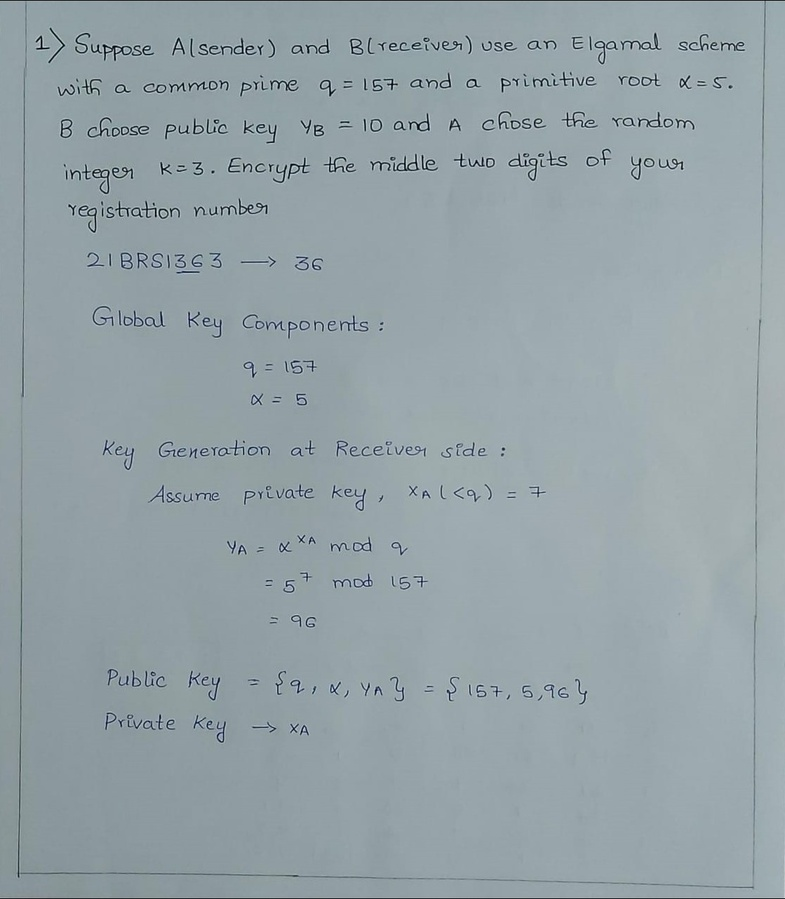
#> input picture Splitting/l11.jpg, 785 x 899 px, shrunk from 1119 x 1282 before the run
$ python split_letters3.py
#> lines starting #> are read from the running program, lines starting #| are printed output that depends on the picture; after the words box and inside, x2 and y2 are one past the last pixel; in counts of white or black regions, pixels touching at a corner belong together
import cv2
import numpy as np
import os
import shutil

# Function to apply rotation to an image
def rotate_image(image, angle):
    (h, w) = image.shape[:2]
    center = (w // 2, h // 2)
    M = cv2.getRotationMatrix2D(center, angle, 1.0)
    rotated = cv2.warpAffine(image, M, (w, h), flags=cv2.INTER_CUBIC, borderMode=cv2.BORDER_REPLICATE)
    return rotated

# Function to preprocess the image
def preprocess_image(image_path):
    # Read the image
#> called with image_path = 'l11.jpg'
    img = cv2.imread(image_path, cv2.IMREAD_GRAYSCALE)
#> img: shape (899, 785); min 0, max 233, mean 158.9

    # Apply binary thresholding
    _, thresh = cv2.threshold(img, 128, 255, cv2.THRESH_BINARY_INV | cv2.THRESH_OTSU)
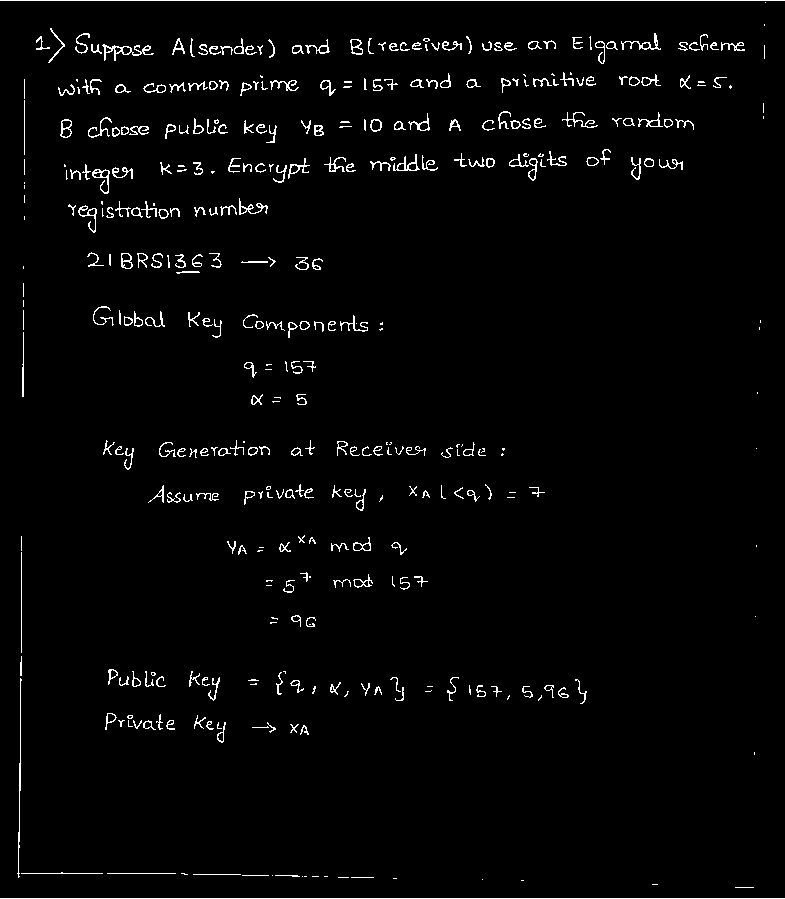
#> thresh: shape (899, 785); 2.4% white in thin lines or dots

    return thresh

# [17 lines of commented-out code are left out]
def split_into_lines(thresh_img):
    # Sum up pixel values vertically to find text lines
    horizontal_sum = np.sum(thresh_img, axis=1)

    # Find boundaries of lines
    lines = []
    line_start = None
    threshold = 128  # Adjust threshold to control sensitivity

    for i, value in enumerate(horizontal_sum):
        if value > threshold and line_start is None:
            line_start = i
        elif value < threshold and line_start is not None:
            lines.append((line_start, i))
            line_start = None
    print(lines)
    return lines

# Function to evaluate the quality of line splitting
def evaluate_line_split(lines):
    # Evaluation can be based on number of lines and their bounding box sizes
    num_lines = len(lines)
    total_line_height = sum([line[1] - line[0] for line in lines])
    print(num_lines, total_line_height, sep=" ", end=" ")

    # Return a score (higher is better), you can customize this metric
    return num_lines * total_line_height

# Function to find the best tilt for line splitting
def find_best_tilt(image, max_angle=5, step=1):
#> called with max_angle = 5, step = 1
    best_score = -1
    best_lines = None
    best_angle = 0

    for angle in range(-max_angle, max_angle + 1, step):
        # Rotate the image
        rotated_img = rotate_image(image, angle)

        # Try splitting into lines
        lines = split_into_lines(rotated_img)

        # Evaluate the splitting
        score = evaluate_line_split(lines)
        print(score, sep=" ")

        # Keep track of the best angle and lines
        if score > best_score:
            best_score = score
            best_lines = lines
            best_angle = angle
#> this loop made 11 passes
#> (num_lines in evaluate_line_split, total_line_height in evaluate_line_split, score, best_score) on passes 1 to 6: (9, 668, 6012, 6012), (11, 669, 7359, 7359), (11, 738, 8118, 8118), (14, 787, 11018, 11018), (15, 770, 11550, 11550), (17, 741, 12597, 12597)
#> (num_lines in evaluate_line_split, total_line_height in evaluate_line_split, score) on passes 7 to 11: (12, 766, 9192), (11, 571, 6281), (8, 505, 4040), (7, 489, 3423), (6, 497, 2982)
#| 9 668 6012
#| 11 669 7359
#| 11 738 8118
#| 14 787 11018
#| 15 770 11550
#| 17 741 12597
#| 12 766 9192
#| 11 571 6281
#> (further printed lines are left out)
#> pass 1, in rotate_image, `rotated = cv2.warpAffine(image, M, (w, h), flags=cv2.INTER_CUBIC, bord..`:
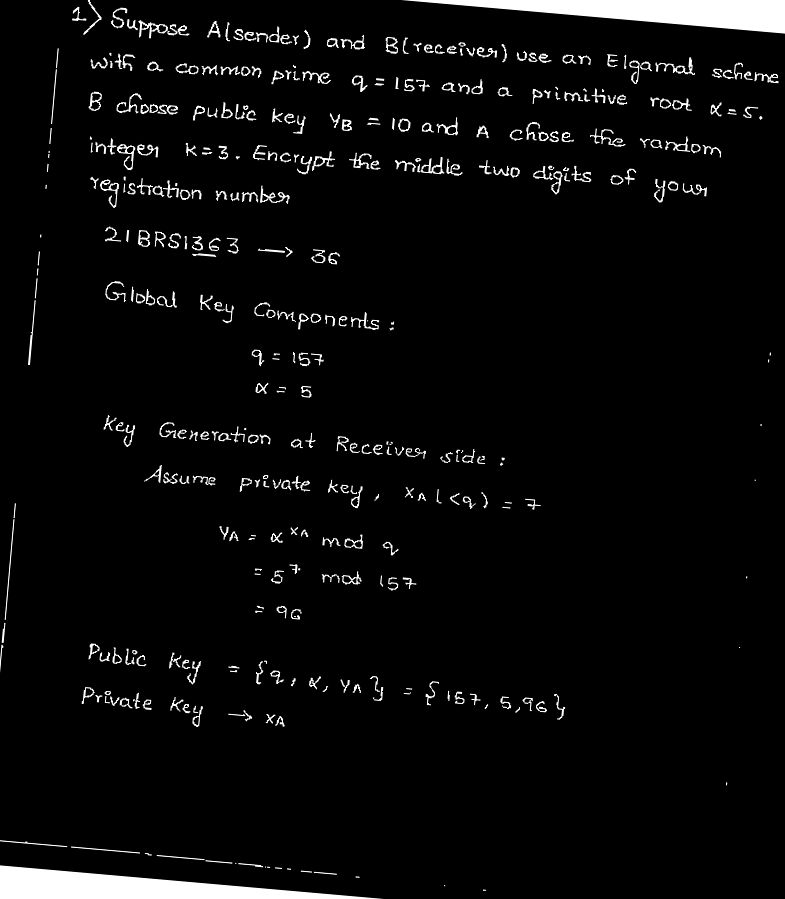
#> rotated: shape (899, 785); min 0, max 255, mean 10.3
#> pass 2, in rotate_image (call 2), `rotated = cv2.warpAffine(image, M, (w, h), flags=cv2.INTER_CUBIC, bord..`:
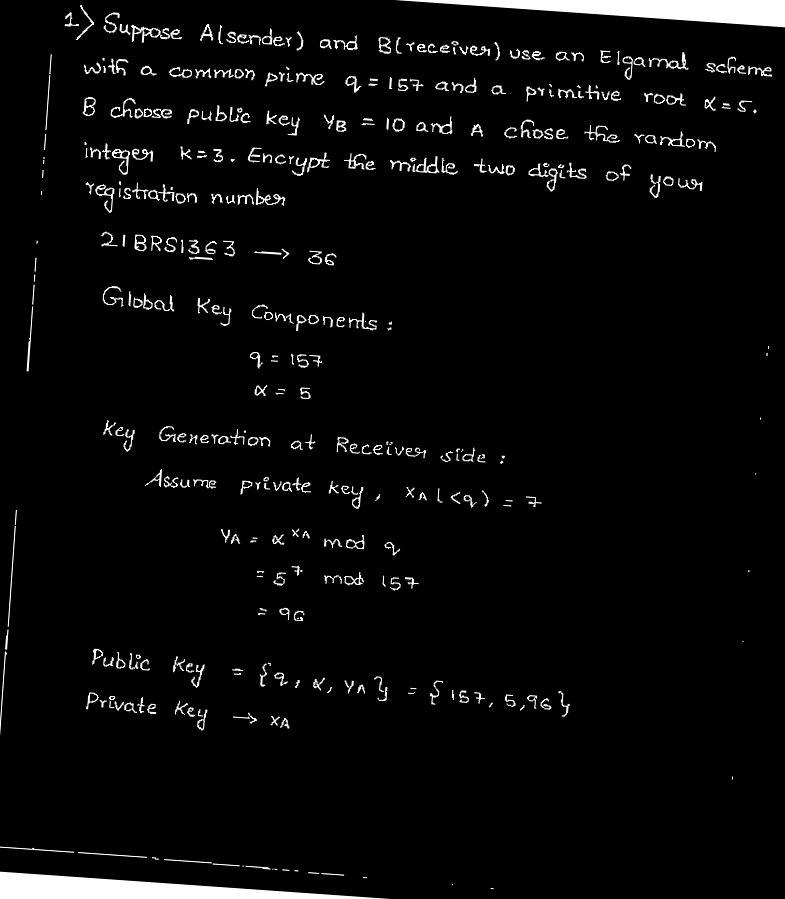
#> rotated: shape (899, 785); min 0, max 255, mean 9.6
#> pass 3, in rotate_image (call 3), `rotated = cv2.warpAffine(image, M, (w, h), flags=cv2.INTER_CUBIC, bord..`:
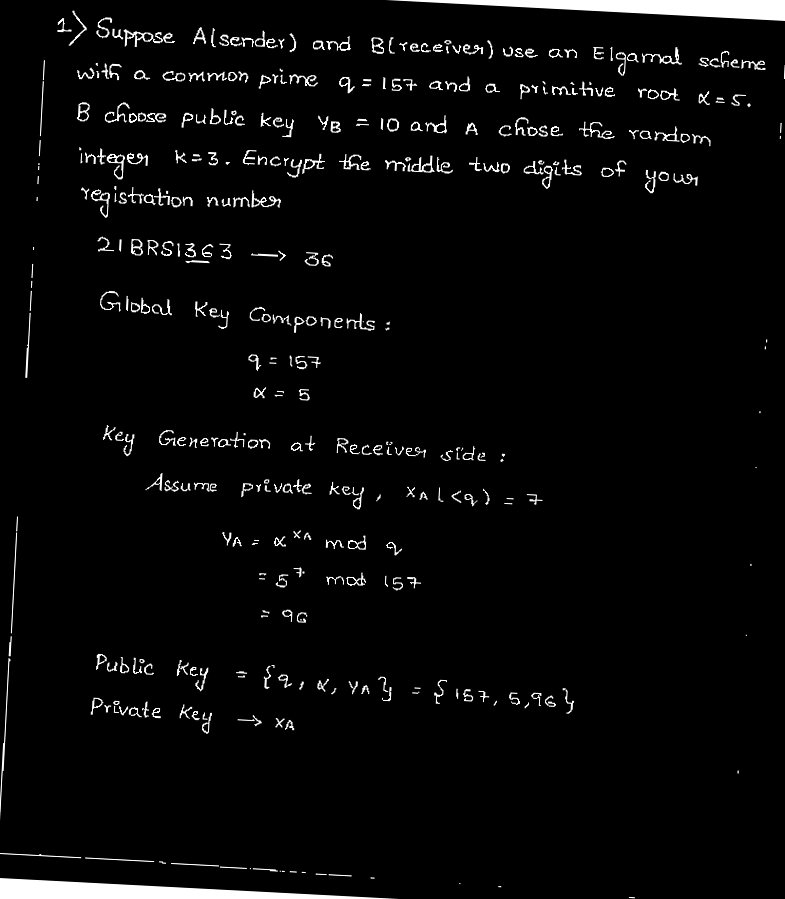
#> rotated: shape (899, 785); min 0, max 255, mean 8.8
#> after the loop:
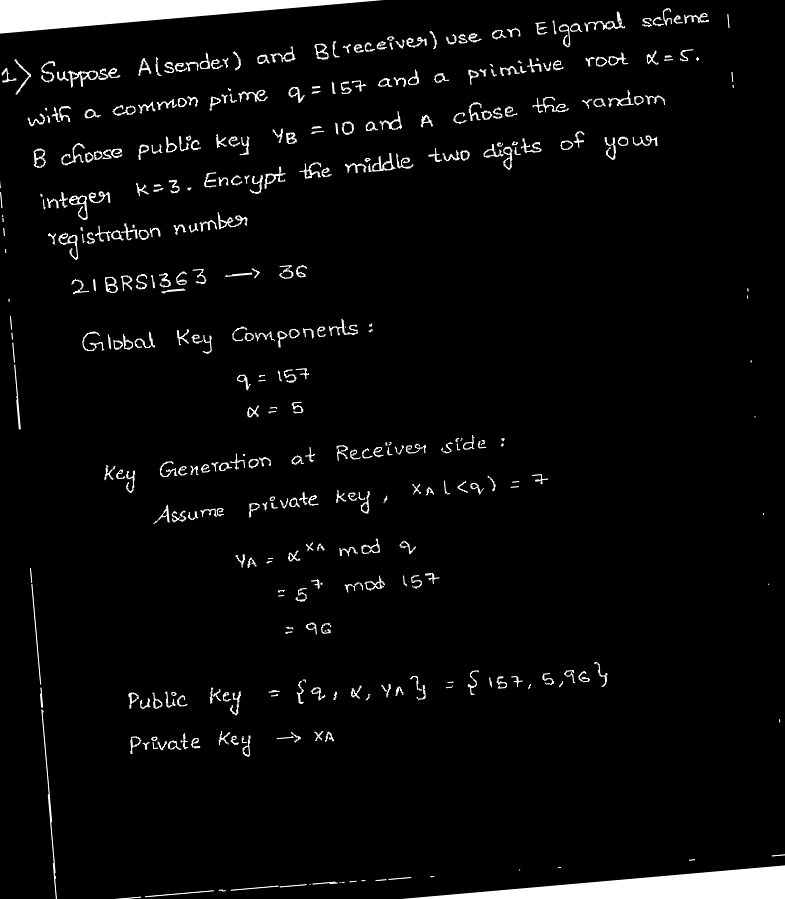
#> rotated_img: shape (899, 785); min 0, max 255, mean 10.4
#> after the loop, best_angle = 0; best_score = 12597

    # Rotate the image using the best angle
    best_rotated_image = rotate_image(image, best_angle)

    return best_rotated_image, best_lines, best_angle

# Function to split a line into words by detecting spaces between words
def split_line_into_words(thresh_img, line, space_threshold=15):
    # Crop the line from the image
    line_img = thresh_img[line[0]:line[1], :]

    # Find contours for letters within the line
    contours, _ = cv2.findContours(line_img, cv2.RETR_EXTERNAL, cv2.CHAIN_APPROX_SIMPLE)

    # Sort contours left-to-right to maintain reading order
    bounding_boxes = [cv2.boundingRect(contour) for contour in contours]
    sorted_boxes = sorted(bounding_boxes, key=lambda box: box[0])

    # Detect gaps between bounding boxes to split into words
    words = []
    current_word = []
    prev_x_end = None

    for box in sorted_boxes:
        x, y, w, h = box
        if prev_x_end is not None and (x - prev_x_end) > space_threshold:
            # If gap between words exceeds threshold, treat it as a word boundary
            if current_word:
                words.append(current_word)
            current_word = []

        current_word.append(box)
        prev_x_end = x + w

    if current_word:
        words.append(current_word)

    return words, line_img

# Function to extract and save individual words
def extract_words(image_path, output_folder):
    # Preprocess the image
    thresh_img = preprocess_image(image_path)

    # Find the best tilt and the corresponding lines
    best_img, best_lines, best_angle = find_best_tilt(thresh_img)
#> best_lines = [(0, 1), (2, 3), (24, 26), (28, 64), (72, 99), (100, 194), (195, 233), (252, 270), (271, 274), (283, 297), (300, 405), (440, 470), (484, 511), (535, 653), (656, 881), (884, 885), (887, 888)]; best_angle = 0
    print(f"Best tilt angle: {best_angle} degrees")
#| Best tilt angle: 0 degrees

    word_count = 0

    for idx, line in enumerate(best_lines):
        # Split each line into words
        words, line_img = split_line_into_words(best_img, line)

        for jdx, word_boxes in enumerate(words):
            # Merge the bounding boxes of the word to crop the word from the line
            min_x = min([box[0] for box in word_boxes])
            max_x = max([box[0] + box[2] for box in word_boxes])
            min_y = min([box[1] for box in word_boxes])
            max_y = max([box[1] + box[3] for box in word_boxes])

            word_img = line_img[min_y:max_y, min_x:max_x]

            # Save the word image
            word_filename = f"{output_folder}/word_{idx}_{jdx}.png"
            cv2.imwrite(word_filename, word_img)

            word_count += 1
#> this loop made 17 passes
#> (line, contours in split_line_into_words, words) on passes 1, 3, 10, 16, 17: ((0, 1), [[[0, 0], [784, 0]]], [[(0, 0, 785, 1)]]), ((24, 26), [[[764, 0], [764, 1]]], [[(764, 0, 1, 2)]]), ((283, 297), [[[23, 0], [23, 13]]], [[(23, 0, 1, 14)]]), ((884, 885), [[[652, 0], [657, 0]]], [[(652, 0, 6, 1)]]), ((887, 888), [[[735, 0], [753, 0]]], [[(735, 0, 19, 1)]])
#> after the loop, word_count = 53

    print(f"Extracted {word_count} words.")
#| Extracted 53 words.

# Example usage
# image_path = 'path_to_image.png'  # Path to your image containing text
output_folder = 'output_letters_3'  # Folder where the extracted letters will be saved

if os.path.exists(output_folder):
    shutil.rmtree(output_folder)
os.makedirs(output_folder)

# Call the function to extract letters
# extract_words("k1.jpg", output_folder)
# extract_words("a1.jpg", output_folder)
extract_words("l11.jpg", output_folder)

$ run again, with Splitting/k1.jpg copied over Splitting/l11.jpg
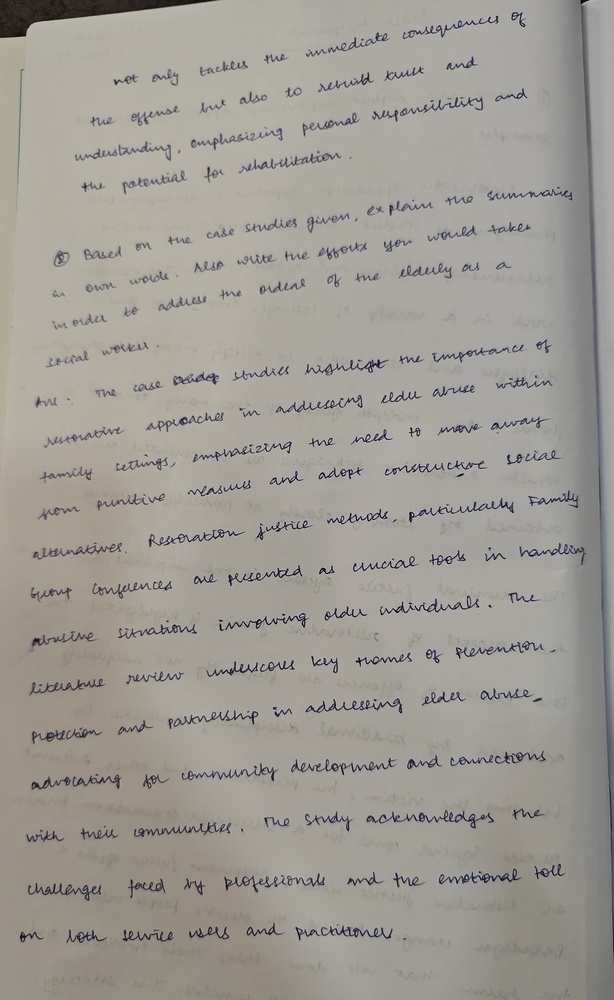
#> input picture Splitting/k1.jpg, 614 x 1000 px, shrunk from 2304 x 3750 before the run
#> thresh: shape (1000, 614); 5.3% white; 470 white regions (286 under 20 px), largest, box (x1, y1, x2, y2) and area: (574, 0, 614, 1000) 4480, (0, 0, 218, 38) 3394, (366, 810, 494, 828) 504
#> the loop in find_best_tilt, `for angle in range(-max_angle, max_angle + 1, step):` made 11 passes
#> (num_lines in evaluate_line_split, total_line_height in evaluate_line_split, score, best_score, best_lines) on passes 1, 7, 8: (3, 158, 474, 474, [(0, 14), (32, 150), (153, 179)]), (4, 914, 3656, 3656, [(0, 795), (804, 847), (859, 905), (923, 953)]), (4, 943, 3772, 3772, [(0, 852), (855, 909), (923, 953), (980, 987)])
#> (printed output is left out)
#> after the loop in find_best_tilt, `for angle in range(-max_angle, max_angle + 1, step):`:
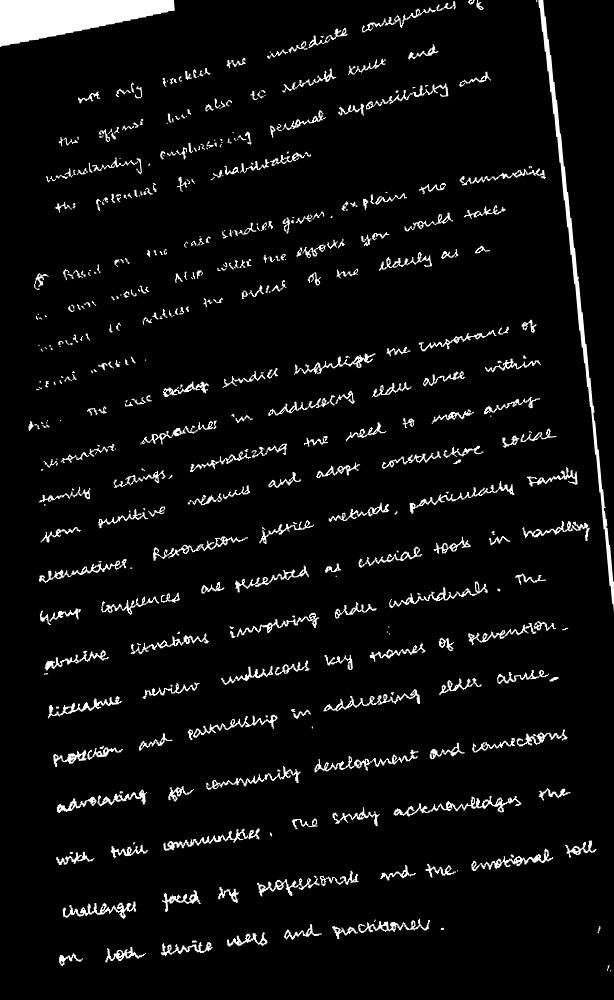
#> rotated_img: shape (1000, 614); min 0, max 255, mean 13.6
#> after the loop in find_best_tilt, `for angle in range(-max_angle, max_angle + 1, step):`: best_angle = 2; best_score = 3772
#> in extract_words, `best_img, best_lines, best_angle = find_best_tilt(thresh_img)`: best_lines = [(0, 852), (855, 909), (923, 953), (980, 987)]; best_angle = 2
#| Best tilt angle: 2 degrees
#> the loop in extract_words, `for idx, line in enumerate(best_lines):` made 4 passes
#> pass 2, in split_line_into_words (call 2), `line_img = thresh_img[line[0]:line[1], :]`:
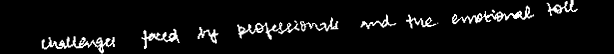
#> line_img: shape (54, 614); min 0, max 255, mean 14.6
#> after the loop in extract_words, `for idx, line in enumerate(best_lines):`: word_count = 11
#| Extracted 11 words.
